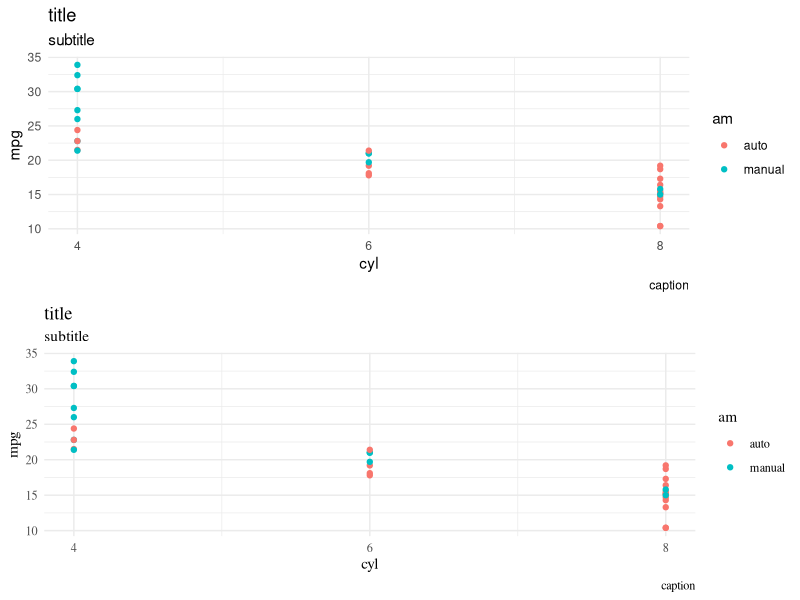

The R script that drew this image:
# custom theme

library(ggplot2)
library(dplyr)
library(tidyr)
library(gridExtra)

# use a function to define new theme (or build upon extant) with %+replace%
# https://github.com/tidyverse/ggplot2/blob/main/R/theme-defaults.r

theme_nsse <- function(
  # default args, can be supplied to existing theme
  base_size = 11, 
  base_family = "serif", # one of windowsFonts()
  base_line_size = base_size /  22, 
  base_rect_size  = base_size / 22) {
  theme_minimal(
    # ident
    base_size = base_size, 
    base_family = base_family, 
    base_line_size = base_line_size, 
    base_rect_size = base_rect_size
  ) %+replace%
    theme(
      # below, what theme_minimal adds to theme_bw
      # axis.ticks = element_blank(),
      # legend.background = element_blank(),
      # legend.key = element_blank(),
      # panel.background = element_blank(),
      # panel.border = element_blank(),
      # strip.background = element_blank(),
      # plot.background = element_blank(),
      # complete = TRUE
    
    )
  
}

# something to plot
p1 <- mutate(mtcars, 
                 am = if_else(am == 0, "auto", "manual") %>% 
                   factor(),
                 vs = if_else(vs == 0, "V-shaped", "Straight") %>% 
                   factor()) %>% 
  tibble::rownames_to_column("name") %>% 
  select(am, mpg, cyl) %>% 
  ggplot(aes(x = cyl, y = mpg, color = am)) +
  geom_point() + 
  scale_x_continuous(breaks = c(4, 6, 8)) + 
  labs(title = "title", subtitle = "subtitle", caption = "caption") + 
  theme_minimal()

p2 <- mutate(mtcars, 
             am = if_else(am == 0, "auto", "manual") %>% 
               factor(),
             vs = if_else(vs == 0, "V-shaped", "Straight") %>% 
               factor()) %>% 
  tibble::rownames_to_column("name") %>% 
  select(am, mpg, cyl) %>% 
  ggplot(aes(x = cyl, y = mpg, color = am)) +
  geom_point() + 
  scale_x_continuous(breaks = c(4, 6, 8)) + 
  labs(title = "title", subtitle = "subtitle", caption = "caption") + 
  theme_nsse()
  
grid.arrange(p1, p2)

